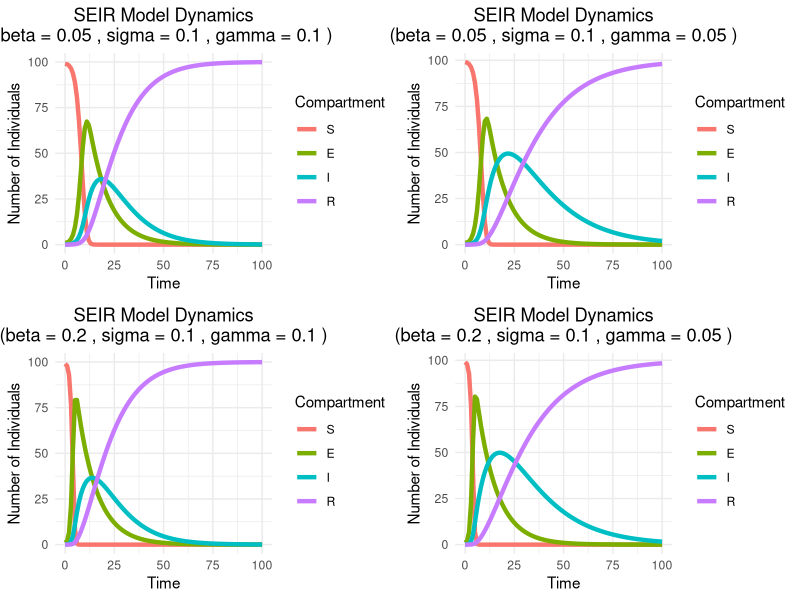
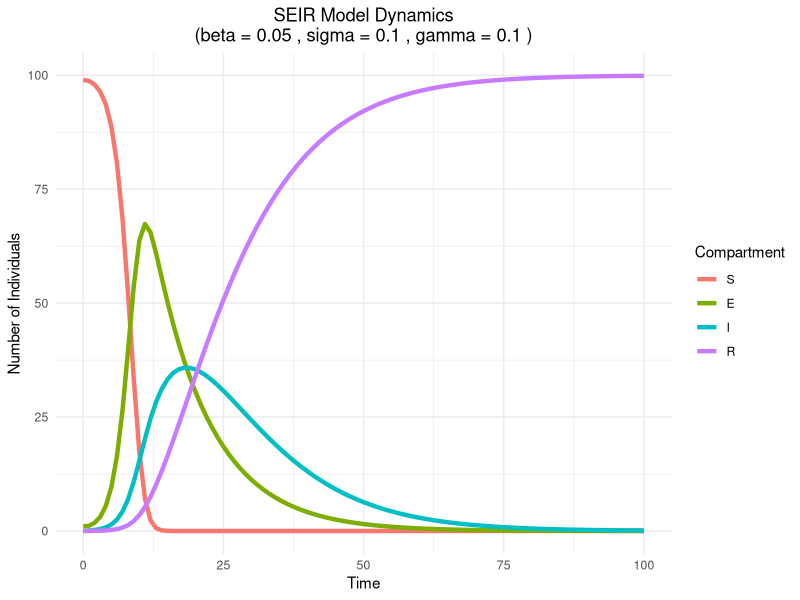
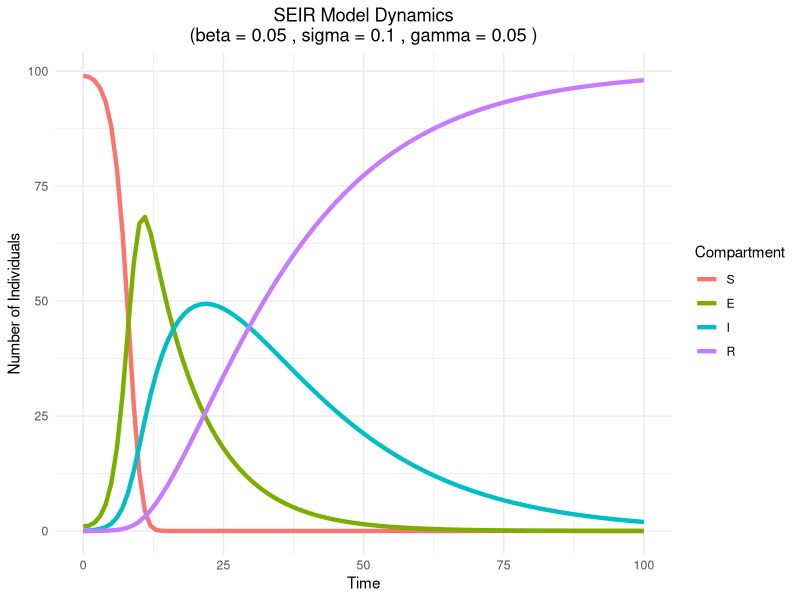
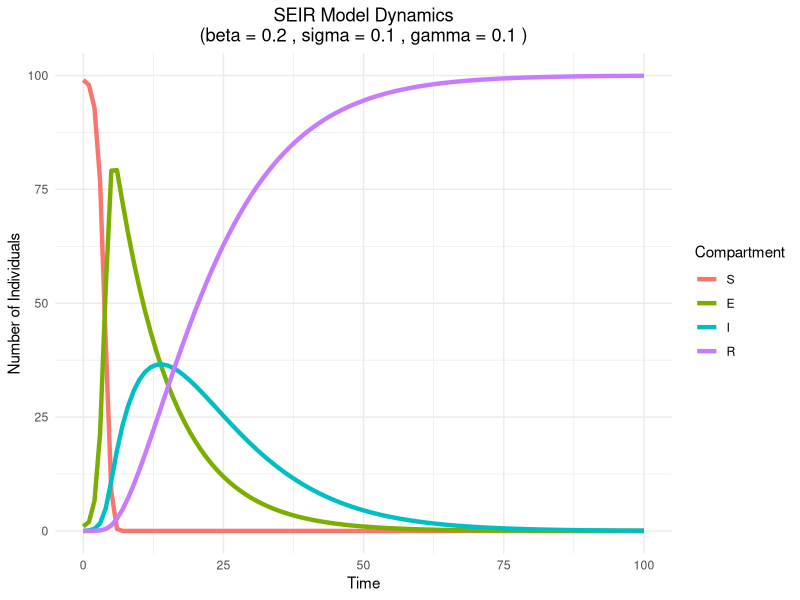
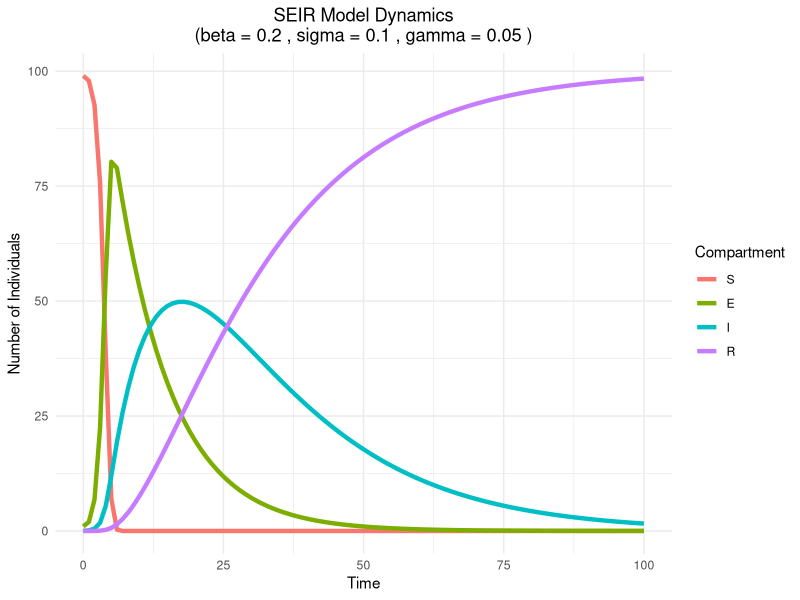

Reproduce these figures in R, in order.
# SEIR Model Comparison

library(deSolve)
library(ggplot2)
library(reshape2)
library(gridExtra)

seir_model <- function(time, state, parameters) {
  with(as.list(c(state, parameters)), {
    dS <- -beta * S * I
    dE <- beta * S * I - sigma * E
    dI <- sigma * E - gamma * I
    dR <- gamma * I
    return(list(c(dS, dE, dI, dR)))
  })
}

# List of parameter sets
parameters_list <- list(
  list(beta = 0.05, sigma = 0.1, gamma = 0.10),
  list(beta = 0.05, sigma = 0.1, gamma = 0.05),
  list(beta = 0.20, sigma = 0.1, gamma = 0.10),
  list(beta = 0.20, sigma = 0.1, gamma = 0.05)
)

initial_state <- c(S = 99, E = 1, I = 0, R = 0)
times <- seq(0, 100, by = 1)

# Create and store plots
plots <- list()

for (i in 1:length(parameters_list)) {
  params <- parameters_list[[i]]
  parameters <- c(beta = params$beta, sigma = params$sigma, gamma = params$gamma)
  
  output <- ode(y = initial_state, times = times, func = seir_model, parms 
                = parameters)
  
  
  # Visualising the output
  
  output_df <- as.data.frame(output)
  
  output_long <- melt(output_df, id.vars = "time")
  
  # Plot
  plot <- ggplot(output_long, aes(x = time, y = value, color = variable)) +
    geom_line(size = 1.5) +
    theme_minimal() +
    labs(x = "Time", y = "Number of Individuals", color = "Compartment") +
    ggtitle(paste("SEIR Model Dynamics\n(beta =", params$beta, ", sigma =", params$sigma, ", gamma =", params$gamma, ")")) +
    theme(plot.title = element_text(hjust = 0.5))
  
  plots[[i]] <- plot
}

# Arrange plots on a single page
grid.arrange(
  grobs = plots,
  ncol = 2,
  nrow = 2
)

# Generate and examine each plot separately
plot1 <- plots[[1]]
plot2 <- plots[[2]]
plot3 <- plots[[3]]
plot4 <- plots[[4]]

print(plot1)
print(plot2)
print(plot3)
print(plot4)
